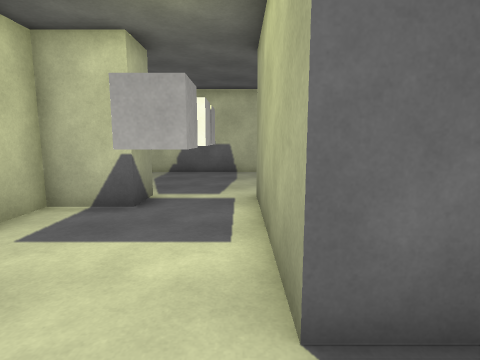
view 1 (above)

18 first-person views from a walk through a 3-D level made in the Unity game engine. The camera is 1.4 m above the floor, tilts 8° down and sees 80° across. The floor is counted in squares, 1 m on a side. Each view is taken from the middle of a square. On the plan, view 1 faces up. The plan holds only what a view shows up to about 14 squares ahead; the rest is blank. The place goes on beyond the plan. The player character is not drawn. Surface patterns are stand-ins for the level's own textures.

view 2
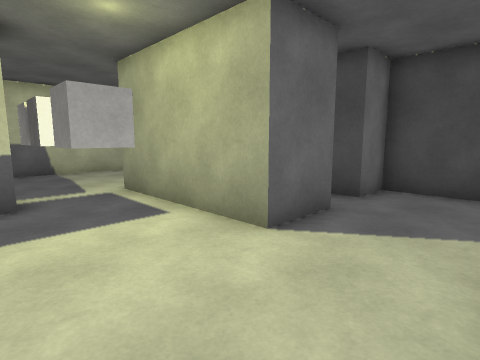

view 3
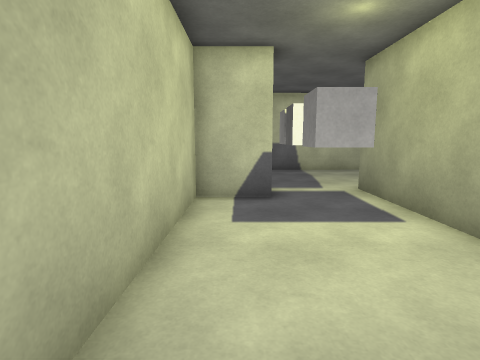

view 4
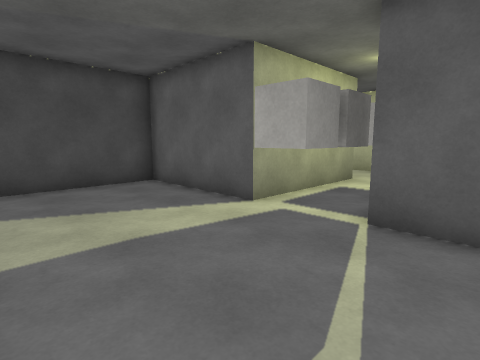

view 5
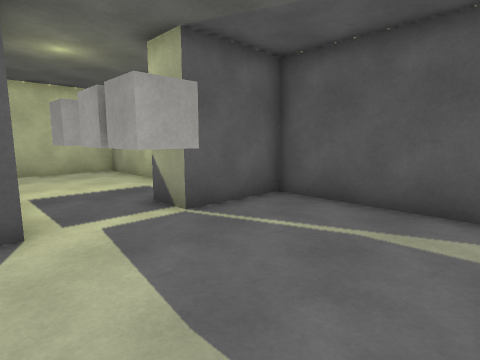

view 6
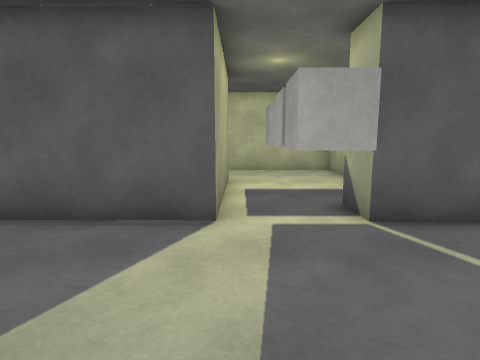

view 7
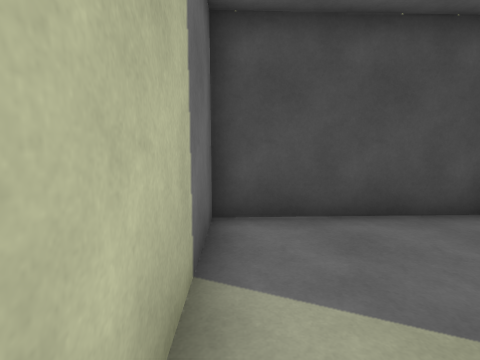

view 8
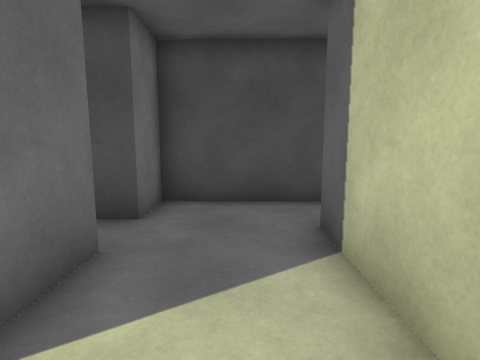

view 9
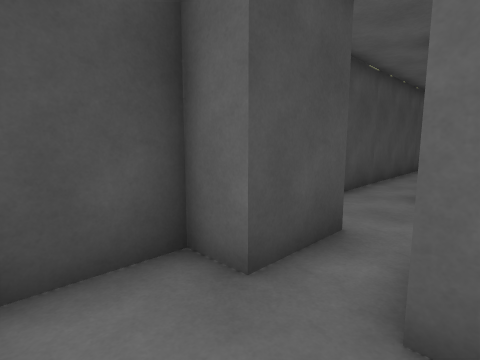

view 10
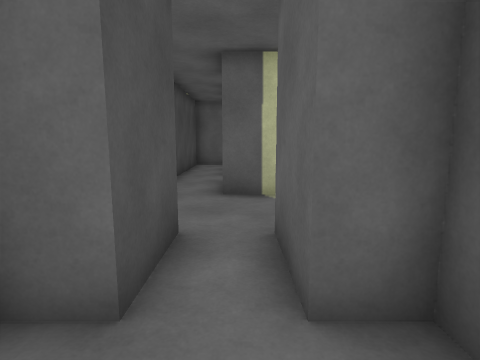

view 11
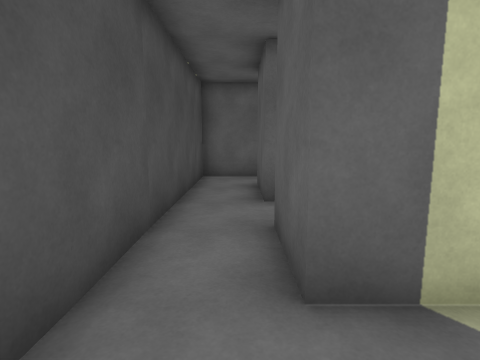

view 12
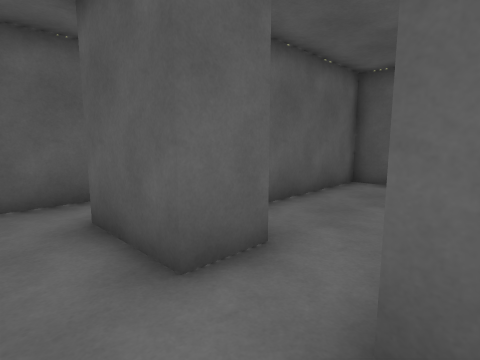

view 13
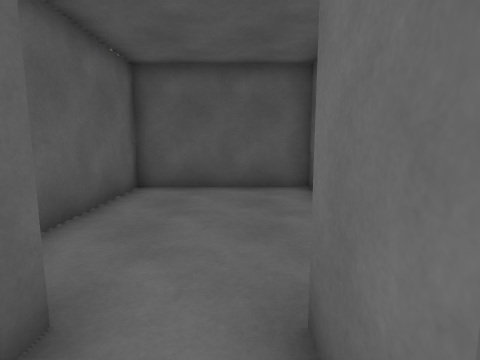

view 14
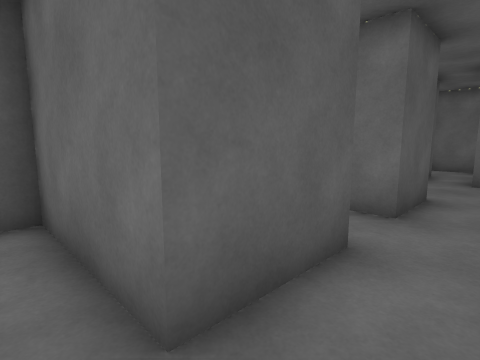

view 15
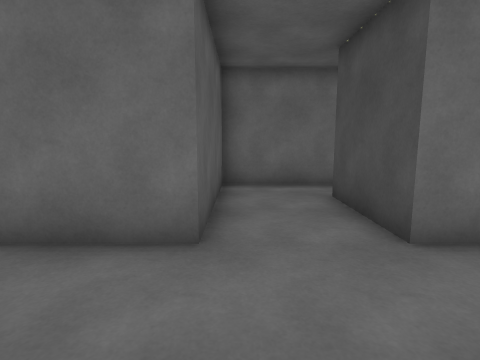

view 16
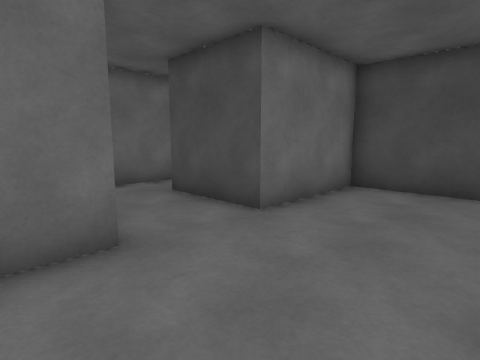

view 17
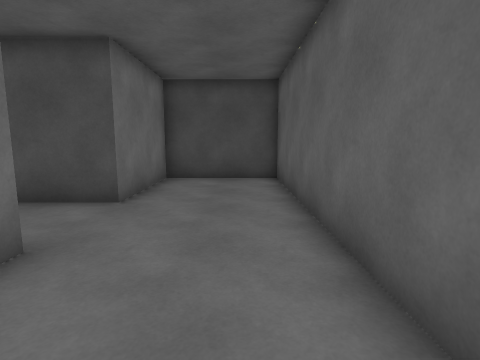

view 18
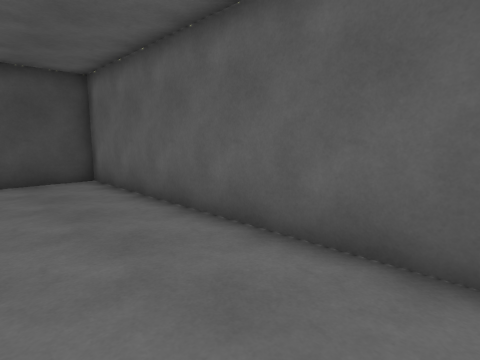

### Floor plan
Ten units are one square. View 1 is at (0, 0); x grows to the right and y downward. Boxes are objects, and circles mark ways between rooms. Rooms are numbered by the first view taken in them; rooms with no view inside come last. Other rooms are left out.
<svg viewBox="-57 -130 127 309">
<path fill="none" stroke="#000" d="M25 -18 4 -18 4 -55M-22 -59 -41 -59 -41 13 34 13 34 35M56 3 55 -18M54 36 54 -18 39 -18M4 -55 4 -72 53 -71 51 -125 -39 -124M-51 -116 -52 -73 -22 -72 -22 -59M35 -64 20 -64M15 -44 15 -39 25 -39 25 -18M39 -18 39 -39 50 -39 50 -59M34 54 34 81 25 81M29 100 53 100 54 36M-39 174 65 174 65 133 23 133 23 99M25 81 -6 80 -6 133 -32 133M19 54 34 54M-40 19 -44 19 -44 71 2 70M34 35 19 35"/>
<circle cx="-5" cy="-65" r="3" fill="#2a7"/>
<circle cx="30" cy="-20" r="3" fill="#2a7"/>
<circle cx="45" cy="25" r="3" fill="#2a7"/>
<circle cx="30" cy="90" r="3" fill="#2a7"/>
<circle cx="25" cy="45" r="3" fill="#2a7"/>
<text x="0" y="-10">1</text>
<text x="0" y="-100">2</text>
<text x="30" y="-50">3</text>
<text x="40" y="70">4</text>
<text x="10" y="140">5</text>
<text x="-10" y="40">6</text>
</svg>
Room 1 opens to room 2. Room 1 opens to room 3. Room 1 opens to room 4. Room 4 opens to room 5. Room 4 opens to room 6.

Where each view was taken, in squares from view 1:
view 1: 0 up, 0 right, facing up
view 2: 1 down, 3 left, facing up-right
view 3: 1 down, 3 left, facing up
view 4: 12 up, 4 left, facing down-right
view 5: 12 up, 1 right, facing down-left
view 6: 12 up, 0 right, facing down
view 7: 12 up, 0 right, facing right
view 8: 0 up, 1 left, facing right
view 9: 6 up, 2 right, facing down-right
view 10: 6 up, 3 right, facing down
view 11: 1 up, 4 right, facing down
view 12: 3 down, 5 right, facing down-left
view 13: 4 down, 4 right, facing left
view 14: 9 down, 5 right, facing up-left
view 15: 17 down, 0 right, facing up
view 16: 17 down, 2 left, facing up-right
view 17: 16 down, 4 left, facing right
view 18: 14 down, 4 left, facing down-right
